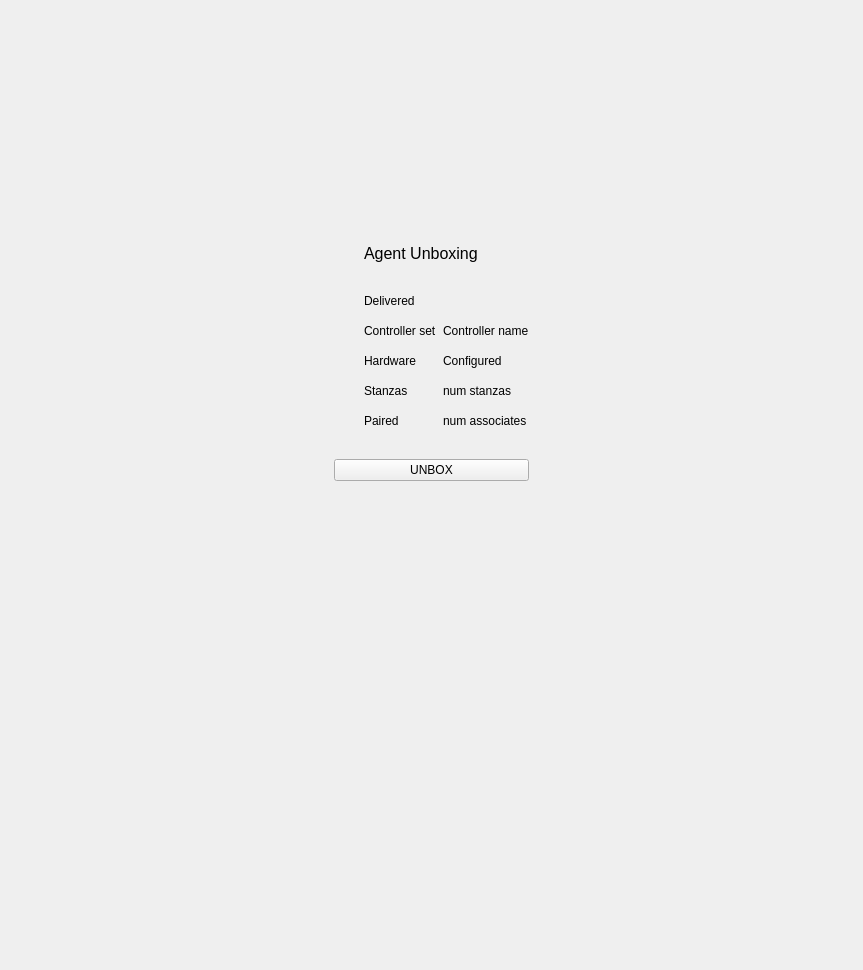
<?xml version="1.0" encoding="UTF-8"?>
<ui version="4.0">
 <class>AgentUnboxingWizard</class>
 <widget class="QWidget" name="AgentUnboxingWizard">
  <property name="geometry">
   <rect>
    <x>0</x>
    <y>0</y>
    <width>863</width>
    <height>970</height>
   </rect>
  </property>
  <property name="windowTitle">
   <string>Form</string>
  </property>
  <layout class="QGridLayout" name="gridLayout_2" rowstretch="5,1,1,10">
   <property name="leftMargin">
    <number>0</number>
   </property>
   <property name="topMargin">
    <number>0</number>
   </property>
   <property name="rightMargin">
    <number>0</number>
   </property>
   <property name="bottomMargin">
    <number>0</number>
   </property>
   <item row="1" column="2">
    <spacer name="horizontalSpacer_2">
     <property name="orientation">
      <enum>Qt::Orientation::Horizontal</enum>
     </property>
     <property name="sizeHint" stdset="0">
      <size>
       <width>336</width>
       <height>20</height>
      </size>
     </property>
    </spacer>
   </item>
   <item row="0" column="1">
    <spacer name="verticalSpacer_2">
     <property name="orientation">
      <enum>Qt::Orientation::Vertical</enum>
     </property>
     <property name="sizeHint" stdset="0">
      <size>
       <width>20</width>
       <height>409</height>
      </size>
     </property>
    </spacer>
   </item>
   <item row="2" column="1">
    <widget class="QPushButton" name="pushButtonNextStep">
     <property name="text">
      <string>UNBOX</string>
     </property>
    </widget>
   </item>
   <item row="3" column="1">
    <spacer name="verticalSpacer">
     <property name="orientation">
      <enum>Qt::Orientation::Vertical</enum>
     </property>
     <property name="sizeHint" stdset="0">
      <size>
       <width>20</width>
       <height>408</height>
      </size>
     </property>
    </spacer>
   </item>
   <item row="1" column="0">
    <spacer name="horizontalSpacer">
     <property name="orientation">
      <enum>Qt::Orientation::Horizontal</enum>
     </property>
     <property name="sizeHint" stdset="0">
      <size>
       <width>337</width>
       <height>20</height>
      </size>
     </property>
    </spacer>
   </item>
   <item row="1" column="1">
    <layout class="QGridLayout" name="gridLayout">
     <item row="5" column="2">
      <widget class="QLabel" name="labelStanzasCount">
       <property name="text">
        <string>num stanzas</string>
       </property>
      </widget>
     </item>
     <item row="3" column="0">
      <widget class="LightWidget" name="lightWidgetControllerSet" native="true">
       <property name="minimumSize">
        <size>
         <width>24</width>
         <height>24</height>
        </size>
       </property>
      </widget>
     </item>
     <item row="3" column="1">
      <widget class="QLabel" name="labelControllerSet">
       <property name="text">
        <string>Controller set</string>
       </property>
      </widget>
     </item>
     <item row="6" column="1">
      <widget class="QLabel" name="labelPaired">
       <property name="text">
        <string>Paired</string>
       </property>
      </widget>
     </item>
     <item row="5" column="1">
      <widget class="QLabel" name="labelStanzas">
       <property name="text">
        <string>Stanzas</string>
       </property>
      </widget>
     </item>
     <item row="4" column="1">
      <widget class="QLabel" name="labelHardware">
       <property name="text">
        <string>Hardware</string>
       </property>
      </widget>
     </item>
     <item row="0" column="1" colspan="2">
      <widget class="QLabel" name="labelDelivered_2">
       <property name="font">
        <font>
         <pointsize>12</pointsize>
        </font>
       </property>
       <property name="text">
        <string>Agent Unboxing</string>
       </property>
      </widget>
     </item>
     <item row="4" column="0">
      <widget class="LightWidget" name="lightWidgetHardwareConfigured" native="true">
       <property name="minimumSize">
        <size>
         <width>24</width>
         <height>24</height>
        </size>
       </property>
      </widget>
     </item>
     <item row="1" column="1">
      <widget class="QLabel" name="labelSpacing">
       <property name="text">
        <string/>
       </property>
      </widget>
     </item>
     <item row="6" column="2">
      <widget class="QLabel" name="labelAssociateCount">
       <property name="text">
        <string>num associates</string>
       </property>
      </widget>
     </item>
     <item row="2" column="0">
      <widget class="LightWidget" name="lightWidgetDelivered" native="true">
       <property name="minimumSize">
        <size>
         <width>24</width>
         <height>24</height>
        </size>
       </property>
      </widget>
     </item>
     <item row="2" column="1">
      <widget class="QLabel" name="labelDelivered">
       <property name="text">
        <string>Delivered</string>
       </property>
      </widget>
     </item>
     <item row="2" column="2">
      <widget class="IdenticonLabel" name="widgetDeliveredIdenticon" native="true">
       <property name="minimumSize">
        <size>
         <width>0</width>
         <height>0</height>
        </size>
       </property>
      </widget>
     </item>
     <item row="4" column="2">
      <widget class="QLabel" name="labelHardwareConfigured">
       <property name="text">
        <string>Configured</string>
       </property>
      </widget>
     </item>
     <item row="5" column="0">
      <widget class="LightWidget" name="lightWidgetStanzasConfigured" native="true">
       <property name="minimumSize">
        <size>
         <width>24</width>
         <height>24</height>
        </size>
       </property>
      </widget>
     </item>
     <item row="3" column="2">
      <widget class="QLabel" name="labelControllerName">
       <property name="text">
        <string>Controller name</string>
       </property>
      </widget>
     </item>
     <item row="6" column="0">
      <widget class="LightWidget" name="lightWidgetPaired" native="true">
       <property name="minimumSize">
        <size>
         <width>24</width>
         <height>24</height>
        </size>
       </property>
      </widget>
     </item>
     <item row="7" column="1">
      <widget class="QLabel" name="labelSpacing_2">
       <property name="text">
        <string/>
       </property>
      </widget>
     </item>
    </layout>
   </item>
  </layout>
 </widget>
 <customwidgets>
  <customwidget>
   <class>LightWidget</class>
   <extends>QWidget</extends>
   <header location="global">components/LightWidget.hpp</header>
   <container>1</container>
  </customwidget>
  <customwidget>
   <class>IdenticonLabel</class>
   <extends>QWidget</extends>
   <header location="global">identity/IdenticonLabel.hpp</header>
   <container>1</container>
  </customwidget>
 </customwidgets>
 <resources/>
 <connections>
  <connection>
   <sender>pushButtonNextStep</sender>
   <signal>clicked()</signal>
   <receiver>AgentUnboxingWizard</receiver>
   <slot>nextStageClicked()</slot>
   <hints>
    <hint type="sourcelabel">
     <x>431</x>
     <y>531</y>
    </hint>
    <hint type="destinationlabel">
     <x>431</x>
     <y>484</y>
    </hint>
   </hints>
  </connection>
 </connections>
 <slots>
  <signal>nextUnboxingStep()</signal>
  <slot>nextStageClicked()</slot>
 </slots>
</ui>
